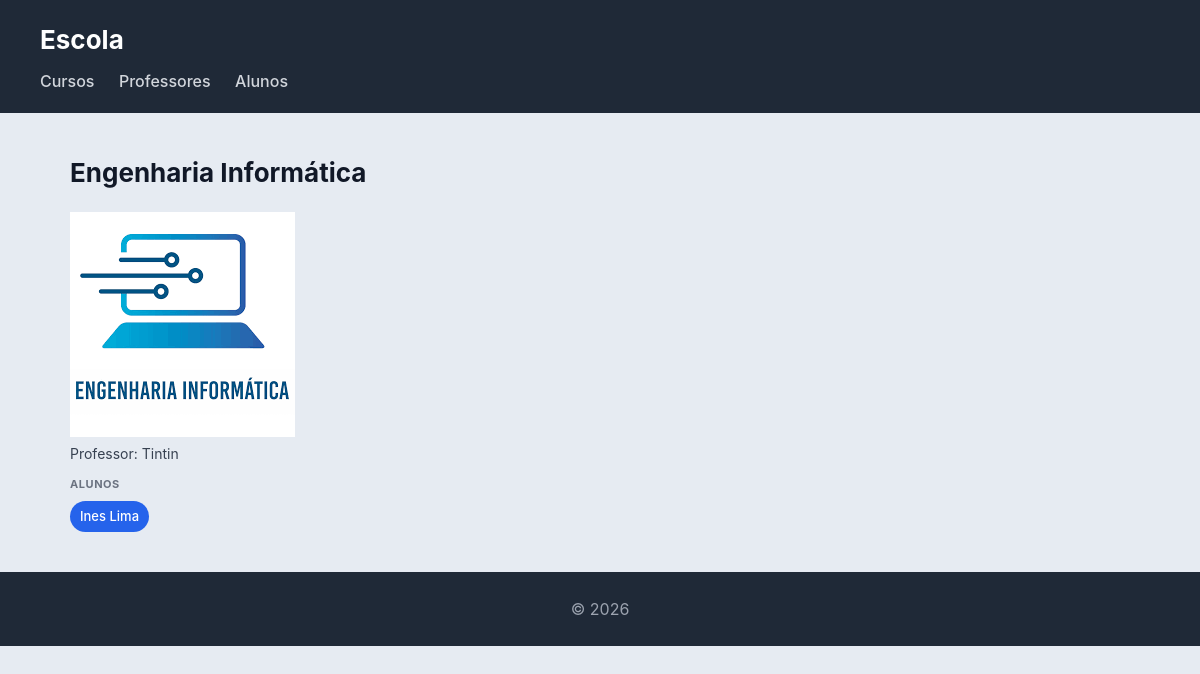
The app's page /curso/1 with its own data.
### escola_online/models.py (models this page shows, shortened)
class Curso(models.Model):
    nome = models.CharField(max_length=100)
    imagem = models.ImageField(upload_to='cursos/')
    professor = models.ForeignKey(Professor, on_delete=models.CASCADE, related_name='cursos')
    alunos = models.ManyToManyField(Aluno, related_name='cursos')

class Professor(models.Model):
    nome = models.CharField(max_length=100)
    email = models.EmailField()

class Aluno(models.Model):
    nome = models.CharField(max_length=100)
    numero = models.CharField(max_length=20, unique=True)

### escola_online/views.py (the view)
# urls.py: path('curso/<int:id>', views.curso_view, name="curso"),
def curso_view(request, id):
    curso = Curso.objects.select_related('professor').prefetch_related('alunos').get(id=id)
    return render(request, 'escola/curso.html', {'curso': curso})

### escola_online/templates/escola/curso.html
{% extends "escola/base.html" %}
{% block content %}
<h2>{{ curso.nome }}</h2>
<article>
    <header>
        <img src="{{ curso.imagem.url }}" alt="Imagem do {{ curso.nome }}">
        <p>Professor: {{ curso.professor.nome }}</p>
    </header>
    <section>
        <h4>Alunos</h4>
        <ul>
            {% for aluno in curso.alunos.all %}
                <li>{{ aluno.nome }}</li>
            {% empty %}
                <li>Sem alunos inscritos</li>
            {% endfor %}
        </ul>
    </section>
</article>
{% endblock %}

### escola_online/static/escola/style.css (style rules this page uses)
* { box-sizing: border-box; margin: 0; padding: 0; }
body { font-family: "Inter", "Segoe UI", system-ui, -apple-system, sans-serif; background: #e6ebf2; color: #111827; line-height: 1.5; }
h2 { margin-bottom: 20px; font-size: 26px; }
article > header { margin-bottom: 12px; }
article > header > p { font-size: 14px; color: #374151; }
article > section { margin-top: 10px; }
article > section > h4 { font-size: 11px; text-transform: uppercase; color: #6b7280; margin-bottom: 8px; letter-spacing: 0.05em; }
article > section > ul { list-style: none; display: flex; flex-wrap: wrap; gap: 8px; }
article > section > ul > li { background: #2563eb; color: white; padding: 6px 10px; border-radius: 999px; font-size: 13px; font-weight: 500; }

### records on screen
Curso: nome "Engenharia Informática", imagem (picture), professor.nome "Tintin"
Aluno: nome "Ines Lima"
